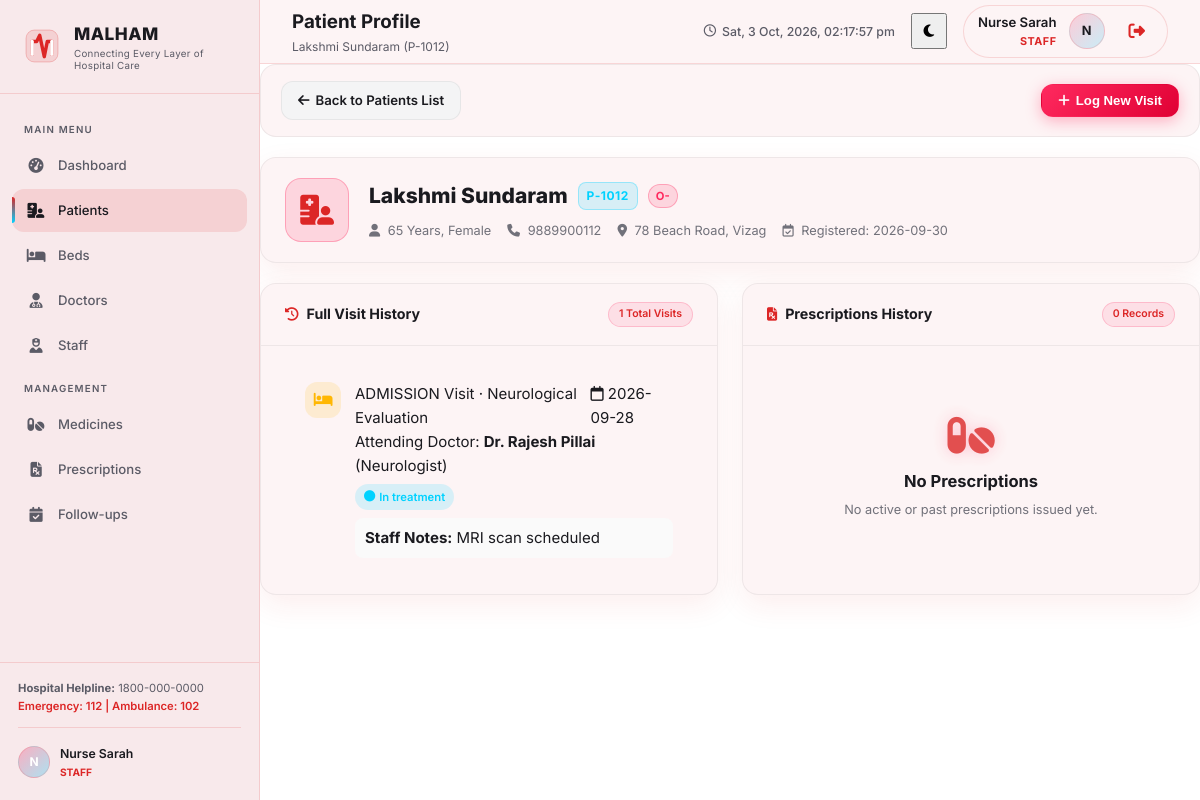
The app's page /patients/12 (signed in), older data.
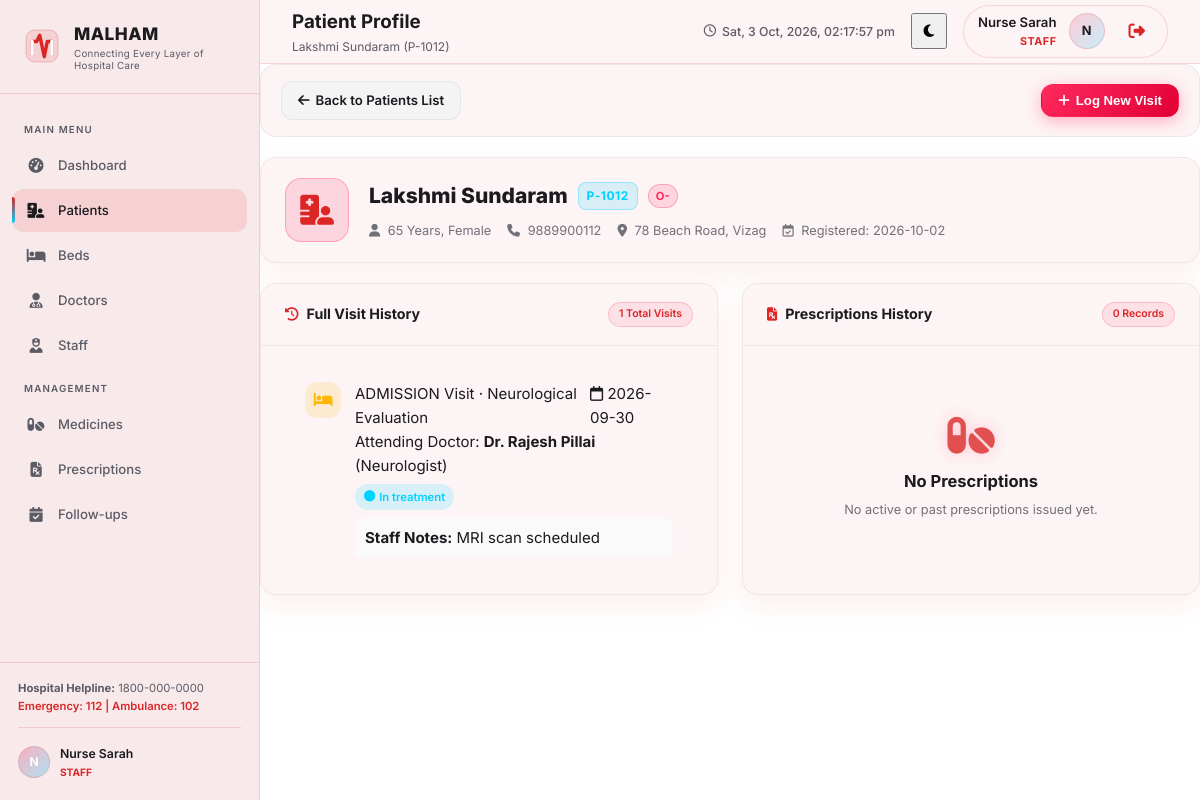
The same page, newer data.
### tables this page shows
CREATE TABLE patients (
            id              INTEGER PRIMARY KEY AUTOINCREMENT,
            patient_code    TEXT UNIQUE,
            name            TEXT NOT NULL,
            age             INTEGER,
            gender          TEXT,
            phone           TEXT,
            address         TEXT,
            blood_group     TEXT,
            registered_on   TEXT DEFAULT (date('now')),
            admission_date  TEXT,
            discharge_date  TEXT,
            status          TEXT DEFAULT 'admitted',  -- admitted / discharged / emergency
            department      TEXT,
            created_at      TEXT DEFAULT (datetime('now'))
        );

CREATE TABLE visits (
            id           INTEGER PRIMARY KEY AUTOINCREMENT,
            patient_id   INTEGER NOT NULL,
            doctor_id    INTEGER,
            visit_date   TEXT NOT NULL,              -- YYYY-MM-DD
            visit_type   TEXT DEFAULT 'opd',         -- opd / emergency / admission
            reason       TEXT,
            triage_level TEXT DEFAULT 'stable',      -- critical / urgent / stable (for emergency)
            status       TEXT DEFAULT 'waiting',     -- waiting / in-treatment / discharged
            notes        TEXT,
            created_at   TEXT DEFAULT (datetime('now')),
            FOREIGN KEY (patient_id) REFERENCES patients(id),
            FOREIGN KEY (doctor_id) REFERENCES doctors(id)
        );

CREATE TABLE doctors (
            id              INTEGER PRIMARY KEY AUTOINCREMENT,
            name            TEXT NOT NULL,
            specialization  TEXT,
            phone           TEXT,
            email           TEXT,
            status          TEXT DEFAULT 'available',  -- available / busy / off-duty
            shift           TEXT DEFAULT 'morning',    -- morning / evening / night
            created_at      TEXT DEFAULT (datetime('now'))
        );

### app.py (the view, shortened to what this page needs)
@app.route("/patients/<int:patient_id>")
@role_required('head_doctor', 'doctor', 'staff', 'patient')
def patient_profile(patient_id):
    if g.user['role'] == 'patient' and g.user['patient_id'] != patient_id:
        return render_template('403.html'), 403
    patient = query_db("SELECT * FROM patients WHERE id=?", (patient_id,), one=True)
    if not patient:
        return redirect(url_for("patients"))
    visit_history = query_db(
        "SELECT v.*, d.name AS doctor_name, d.specialization "
        "FROM visits v "
        "LEFT JOIN doctors d ON v.doctor_id = d.id "
        "WHERE v.patient_id=? "
        "ORDER BY v.visit_date DESC, v.id DESC",
        (patient_id,)
    )
    prescriptions_list = query_db(
        "SELECT pr.*, d.name AS doctor_name, "
        "       (SELECT COUNT(*) FROM prescription_items WHERE prescription_id = pr.id) AS item_count "
        "FROM prescriptions pr "
        "LEFT JOIN doctors d ON pr.doctor_id = d.id "
        "WHERE pr.patient_id=? "
        "ORDER BY pr.issued_on DESC, pr.id DESC",
        (patient_id,)
    )
    doctors_list = query_db("SELECT id, name, specialization FROM doctors ORDER BY name ASC")
    today_date = datetime.now().strftime("%Y-%m-%d")
    return render_template(
        "patient_profile.html",
        patient=patient,
        visit_history=visit_history,
        prescriptions=prescriptions_list,
        doctors=doctors_list,
        today_date=today_date,
    )

### app.py (called while the page is built)
def get_current_user():
    user_id = session.get("user_id")
    if not user_id:
        return None
    conn = get_db_connection()
    user = conn.execute("SELECT * FROM users WHERE id = ?", (user_id,)).fetchone()
    conn.close()
    return user

@app.before_request
def require_login():
    endpoint = request.endpoint
    if endpoint in ('login', 'static') or (request.path and request.path.startswith('/static')):
        return None
    if 'user_id' not in session:
        return redirect(url_for('login'))
    g.user = get_current_user()
    if not g.user:
        session.clear()
        return redirect(url_for('login'))

@app.context_processor
def inject_globals():
    return dict(
        current_user=getattr(g, 'user', None),
        attendance_demo_mode=ATTENDANCE_DEMO_MODE
    )

def query_db(sql, args=(), one=False):
    conn = get_db_connection()
    rows = conn.execute(sql, args).fetchall()
    conn.close()
    result = [dict(row) for row in rows]
    return result[0] if one and result else result

### database.py (called while the page is built)
def get_db_connection():
    conn = sqlite3.connect(DATABASE)
    conn.row_factory = sqlite3.Row  # allows dict-like access to rows
    return conn

### templates/patient_profile.html (shortened to what the changed rows need)
{% extends "base.html" %}
{% block page_title %}Patient Profile{% endblock %}
{% block page_subtitle %}{{ patient.name }} ({{ patient.patient_code or ('P-' ~ (patient.id + 1000)) }}){% endblock %}
{% block content %}
<div class="patient-profile-container">
    <div class="card animate-in">
        <div class="card-body">
            <div class="profile-header-flex">
                <div class="profile-main-info">
                    <div class="flex-align-center gap-10">
                        <h2>{{ patient.name }}</h2>
                        <span class="patient-code-badge font-lg">{{ patient.patient_code or ('P-' ~ (patient.id + 1000)) }}</span>
                        <span class="badge-blood">{{ patient.blood_group or 'N/A' }}</span>
                    </div>
                    <div class="profile-meta-row">
                        <span><i class="fa-solid fa-user"></i> {{ patient.age or 'N/A' }} Years, {{ patient.gender or 'N/A' }}</span>
                        <span><i class="fa-solid fa-phone"></i> {{ patient.phone or 'N/A' }}</span>
                        <span><i class="fa-solid fa-location-dot"></i> {{ patient.address or 'N/A' }}</span>
                        <span><i class="fa-regular fa-calendar-check"></i> Registered: {{ patient.registered_on or patient.admission_date or 'N/A' }}</span>
                    </div>
                </div>
            </div>
        </div>
    </div>
    <div class="section-grid-2">
        <div class="card animate-in">
            <div class="card-body p-0">
                {% if visit_history %}
                <ul class="visit-timeline-list">
                    {% for v in visit_history %}
                    <li class="visit-timeline-item">
                        <div class="vt-icon vt-type-{{ v.visit_type }}">
                            {% if v.visit_type == 'emergency' %}
                            <i class="fa-solid fa-truck-medical text-rose-600"></i>
                            {% elif v.visit_type == 'admission' %}
                            <i class="fa-solid fa-bed"></i>
                            {% else %}
                            <i class="fa-solid fa-stethoscope"></i>
                            {% endif %}
                        </div>
                        <div class="vt-content">
                            <div class="flex-between flex-align-center">
                                <div class="vt-title font-semibold">
                                    {{ v.visit_type|upper }} Visit · <span class="text-muted">{{ v.reason or 'General' }}</span>
                                </div>
                                <span class="vt-date text-xs text-muted"><i class="fa-regular fa-calendar"></i> {{ v.visit_date }}</span>
                            </div>
                            <div class="vt-details text-xs">
                                Attending Doctor: <strong>{{ v.doctor_name or 'Unassigned' }}</strong>
                                {% if v.specialization %}({{ v.specialization }}){% endif %}
                            </div>
                            <div class="vt-status-row flex-align-center gap-10 mt-6">
                                <span class="badge-vstatus status-{{ v.status }}">
                                    <i class="fa-solid fa-circle"></i> {{ v.status|replace('-', ' ')|capitalize }}
                                </span>
                            </div>
                            {% if v.notes %}
                            <div class="vt-notes-box text-xs">
                                <strong>Staff Notes:</strong> {{ v.notes }}
                            </div>
                            {% endif %}
                        </div>
                    </li>
                    {% endfor %}
                </ul>
                {% else %}
                <div class="empty-state">
                    <i class="fa-solid fa-folder-open"></i>
                    <h3>No Visit History</h3>
                    <p>No recorded visits found for this patient.</p>
                </div>
                {% endif %}
            </div>
        </div>
    </div>
</div>
{% endblock %}

Row changes from the older to the newer data that the page shows:
changed patients "Lakshmi Sundaram": registered_on "2026-09-30" → "2026-10-02"
changed visits "ADMISSION": visit_date "2026-09-28" → "2026-09-30"
